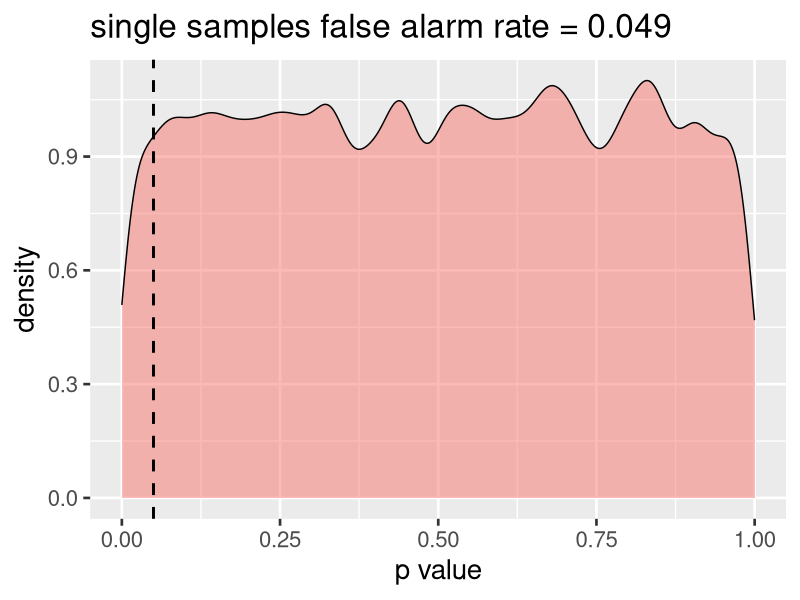
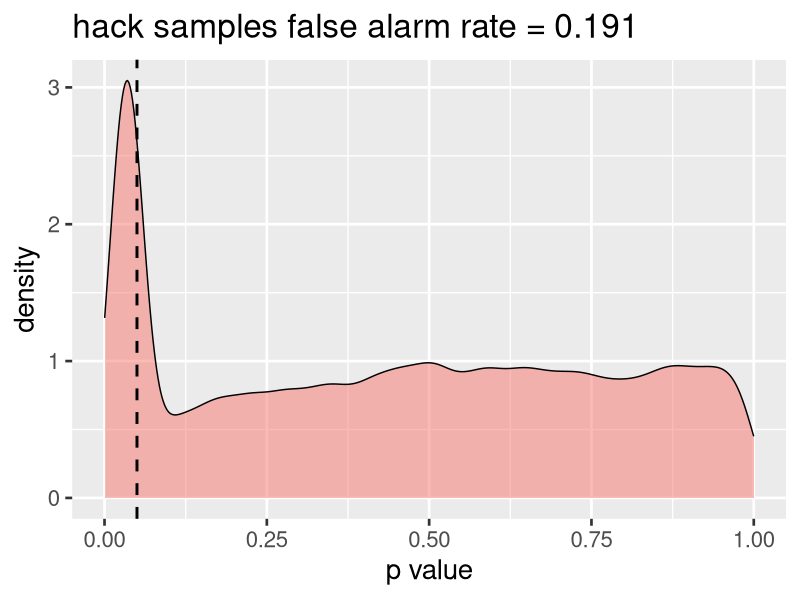
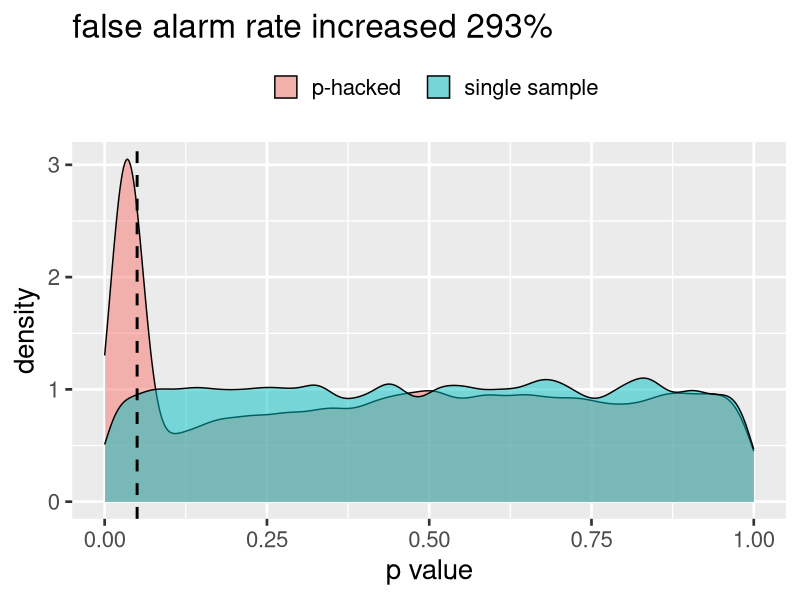
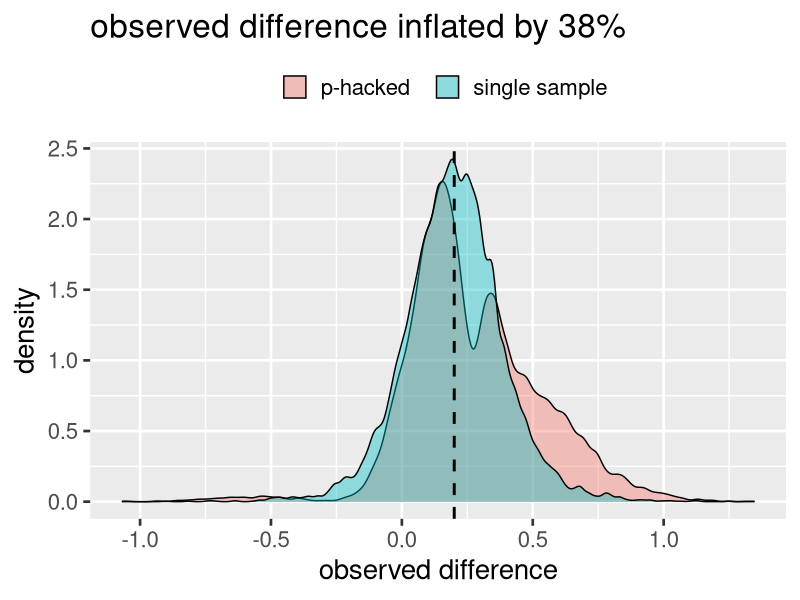

The R script that drew these images, in order:

library('tidyverse')
library('lme4')


#########################
# simulation parameters
#########################

# effect size (mean difference between groups / pooled standard deviation)
effect_size = 0
# initial sample size for each group
n = 20
# how many samples to add each time
n_step = 5
# max sample size for each group
n_max = 100
# p value cutoff
p_cutoff = .05


#########################
# run simulations
#########################

# define simulation
simulate_experiments = function() {
  
  # generate initial data points
  control_group = rnorm(n)
  experimental_group = rnorm(n, mean = effect_size)
  
  # run quick t-test
  p_current = t.test(control_group, experimental_group)$p.value
  
  # while p > p_cutoff and n < n_max, get more samples and re-test
  while (p_current > p_cutoff) {
    
    control_group = c(control_group, rnorm(n_step))
    experimental_group = c(experimental_group, rnorm(n_step, mean = effect_size))
    
    p_current = t.test(control_group, experimental_group)$p.value
    
    if (length(control_group) >= n_max) {
      break
    }
  }
  
  # single samples
  control_group_single = rnorm(length(control_group))
  experimental_group_single = rnorm(length(control_group), mean = effect_size)
  
  results = list()
  results$n_current = length(control_group)
  results$p_hack = p_current
  results$effect_hack = mean(experimental_group) - mean(control_group)
  results$p_single = t.test(control_group_single, experimental_group_single)$p.value
  results$effect_single = mean(experimental_group_single) - mean(control_group_single)
  
  return(results)
}

# run simulations
results_list = replicate(10000, simulate_experiments())

# convert list to dataframe
results = as_tibble(matrix(unlist(results_list), nrow = 10000, byrow = T))
colnames(results) = rownames(results_list)

# clean up
remove(results_list)


###########################
# data analysis interlude
###########################

if (1 != 1) {
  
  ####### non-parametric permutation test ###### 
  ####### useful when you can't assume the underlying distributions are normal ###### 
  
  scramble_it = function(experimental_group, control_group) {
    
    # scramble data
    data_scramble = sample(c(experimental_group, control_group))
    
    # pull out new groups
    experimental_scramble = data_scramble[1:length(experimental_group)]
    control_scramble = data_scramble[(length(experimental_group) + 1):length(data_scramble)]
    
    # calculate observed difference
    return(mean(experimental_scramble) - mean(control_scramble))
  }
  
  # generate initial data points
  control_group = rnorm(n)
  experimental_group = rnorm(n, mean = effect_size)
  
  num_scrambles = 10000
  
  # run permutation test
  empirical_distribution = as_tibble(replicate(num_scrambles, scramble_it(experimental_group, control_group)))
  colnames(empirical_distribution) = "observed_difference"
  
  # plot empirical distribution
  ggplot(empirical_distribution, aes(observed_difference, fill = "observed_difference")) + 
    geom_density() +
    geom_vline(aes(xintercept = mean(experimental_group) - mean(control_group)), 
               color = "#00C094", linetype = "dashed", size = 1) +
    theme(legend.position="none")
  
  # get p value
  sum(abs(empirical_distribution) > abs(mean(experimental_group) - mean(control_group))) / num_scrambles
  
  
  
  ###### logistic regression model (useful with binomial data) ###### 
  ###### mixed model (useful when you have hierarchically structured data) ###### 
  
  # two groups of 1000 samples
  # 1 trial per sample
  # experimental_group is 3% more likely to convert.
  control_group = rbinom(n = 1000, size = 1, prob = .1)
  experimental_group = rbinom(n = 1000, size = 1, prob = .13)
  
  # transform for modeling
  data_model = gather(tibble(control_group, experimental_group),
                      "condition", "conversion", factor_key = TRUE)
  
  # add day of week for random effect
  data_model$day = sample(seq(1, 7), nrow(data_model), replace = TRUE)
  
  # logistic regression mixed model with day of the week as random effect
  model = glmer(conversion ~ 1 + condition + (1 | day), family = "binomial", data = data_model)
  
  summary(model)
  
  # get p value for between conditions test
  summary(model)$coefficients[2, 4]
  
}



########################
# visualize
########################


##### false alarm inflation #####

theme_set(theme_gray(base_size = 20))
theme = theme_update(legend.position = "top")

# plot single samples
ggplot(results, aes(p_single, fill = "p_single")) + 
  geom_density(alpha = .5, adjust = .5) +
  geom_vline(aes(xintercept = .05), 
             color = "black", linetype = "dashed", size = 1) +
  theme(legend.position="none") +
  xlab("p value") +
  ggtitle(paste("single samples false alarm rate =", round(mean(results$p_single < .05), digits = 3)))

# plot hacked samples
ggplot(results, aes(p_hack, fill = "hack")) + 
  geom_density(alpha = .5, adjust = .5) +
  geom_vline(aes(xintercept = .05), 
             color = "black", linetype = "dashed", size = 1) +
  theme(legend.position="none") +
  xlab("p value") +
  ggtitle(paste("hack samples false alarm rate =", round(mean(results$p_hack < .05), digits = 3)))

# plot both
plot_all = gather(select(results, p_hack, p_single), "condition", "p_value")

ggplot(plot_all, aes(p_value, fill = condition, group = condition)) + 
  geom_density(alpha = .5, adjust = .5) +
  geom_vline(aes(xintercept = .05), color = "black", linetype = "dashed", size = 1) +
  xlab("p value") +
  scale_fill_discrete(name = "", labels = c("p-hacked  ", "single sample")) +
  ggtitle(paste0("false alarm rate increased ", 
                round((mean(results$p_hack < .05) - mean(results$p_single < .05)) / 
                        mean(results$p_single < .05), digits = 2) * 100, "%"))



##### effect size inflation #####

effect_size = .2

# run simulations
results_list = replicate(10000, simulate_experiments())

# convert list to dataframe
results = as_tibble(matrix(unlist(results_list), nrow = 10000, byrow = T))
colnames(results) = rownames(results_list)

# clean up
remove(results_list)

# plot both
plot_all = gather(select(results, effect_hack, effect_single), "condition", "effect")

ggplot(plot_all, aes(effect, fill = condition, group = condition)) + 
  geom_density(alpha = .4, adjust = .5) +
  geom_vline(aes(xintercept = effect_size), color = "black", linetype = "dashed", size = 1) +
  xlab("observed difference") +
  scale_fill_discrete(name = "", labels = c("p-hacked  ", "single sample")) +
  ggtitle(paste0("observed difference inflated by ", 
                 round((mean(results$effect_hack) - mean(results$effect_single)) / 
                         effect_size, digits = 2) * 100, "%"))

